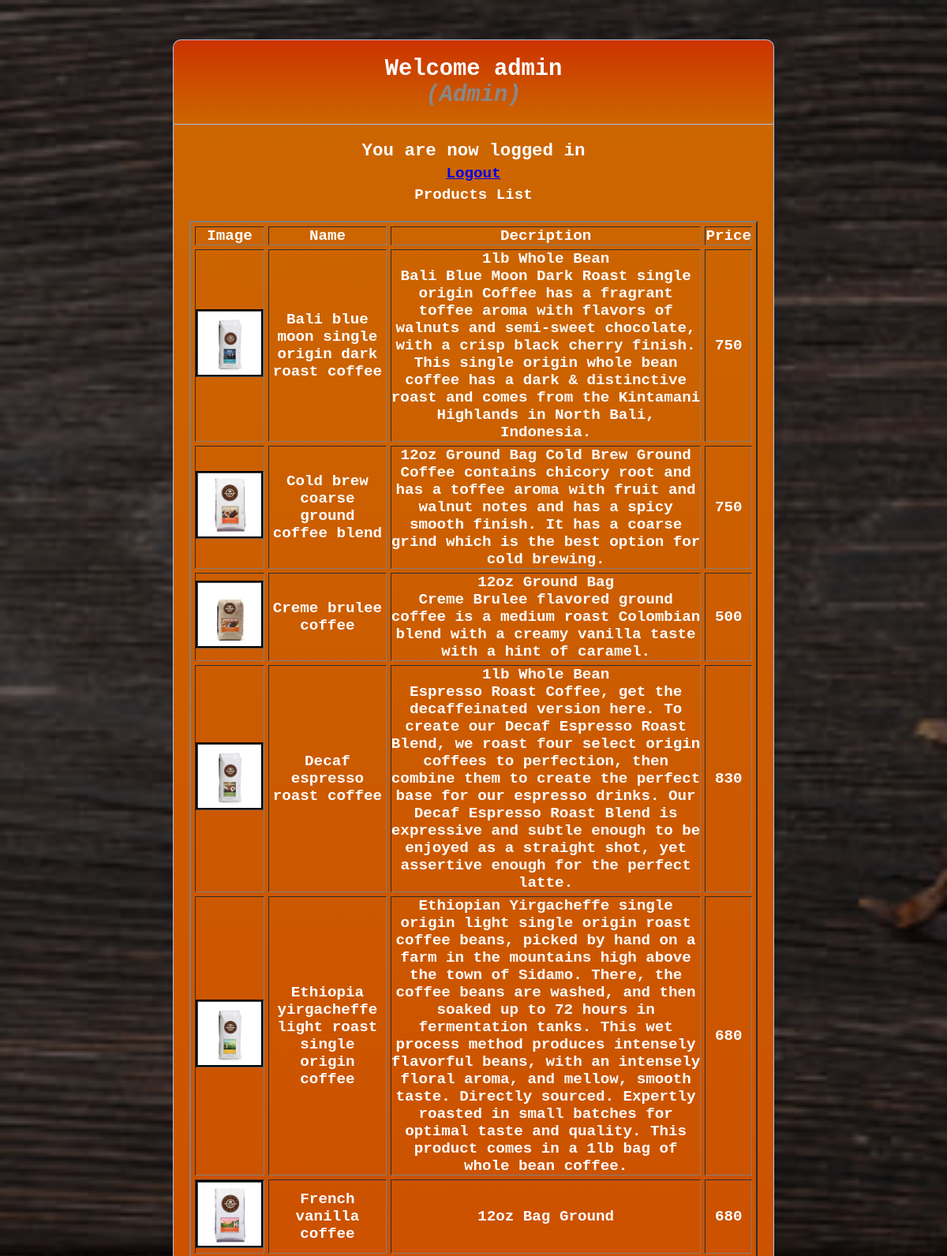
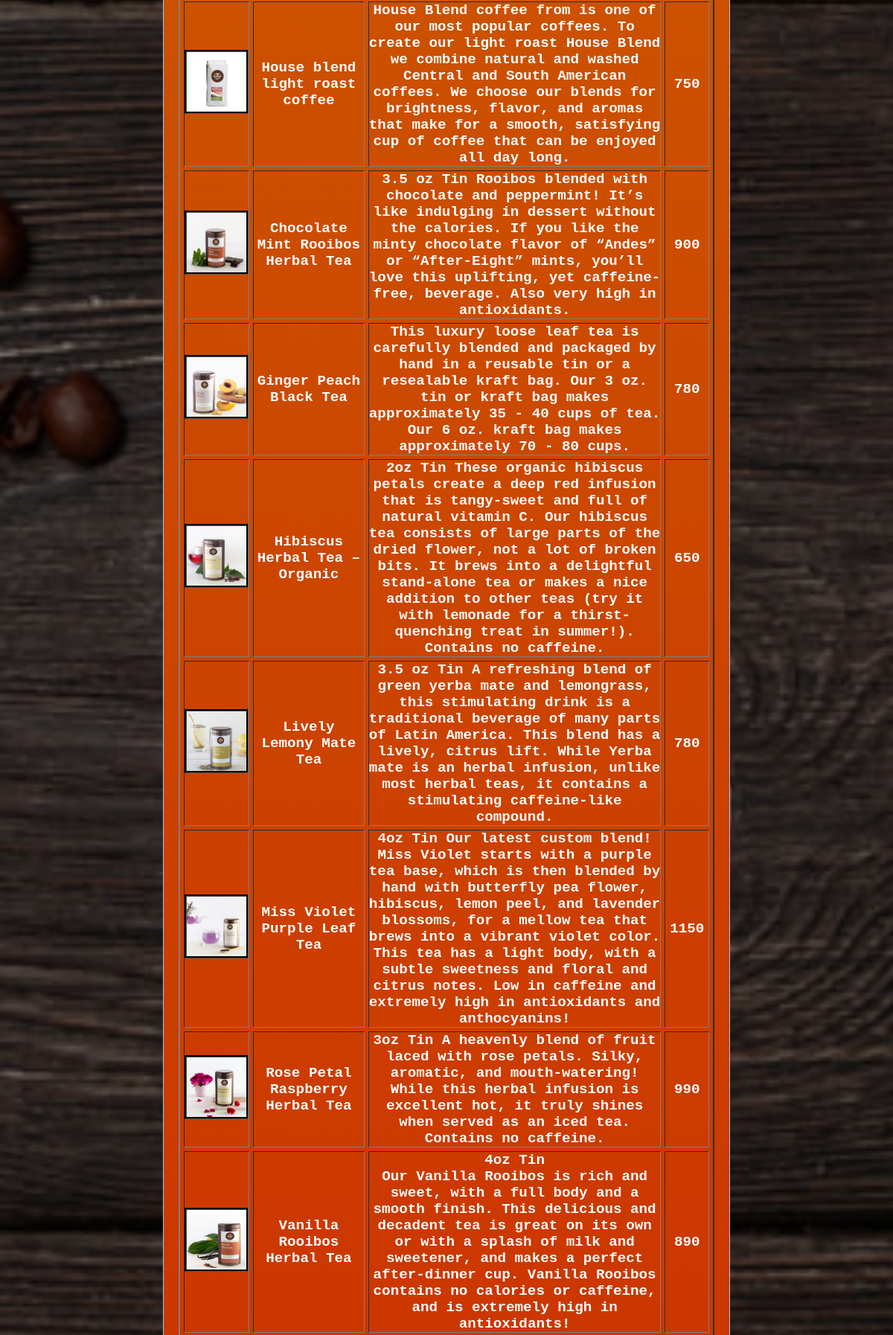
Screenshot of /user.php (signed in, upper part) with the database file from the repository (2 pictures, top to bottom).
### tables this page shows
CREATE TABLE `products` (
  `product_id` int(100) NOT NULL,
  `cat_id` int(100) NOT NULL,
  `product_title` varchar(255) NOT NULL,
  `product_price` int(100) NOT NULL,
  `product_desc` varchar(5000) NOT NULL,
  `product_image` text NOT NULL
);

### user.php (the view, shortened to what this page needs)
<?php
	include("admin/includes/db_conn.php");
?>
<!DOCTYPE html>
<html>
<head>
</head>
<body>
 <div class="header">
    <h2>Welcome <?php
            if (isset($_SESSION['user'])) : ?>
              <strong><?php echo $_SESSION['user']['username']; ?>
    	<br><i  style="color: #888;">(<?php echo ucfirst($_SESSION['user']['user_type']); ?>)</i></h2>
  </div>
  <div class="content" align="center">
    <?php if (isset($_SESSION['success'])) : ?>
      <div class="error success" >
        <h3>
          <?php
            echo $_SESSION['success'];
          ?>
        </h3>
      </div>
    <?php endif ?>
    <div class="profile_info">
      <div>
      <a href="user.php?logout='1'">Logout</a>
        <?php
        endif
        ?>
      </div>
    </div>
			        <div class="col-md-14">
            <div class="card ">
              <div class="card-header card-header-primary">
                <h4 class="card-title"> Products List</h4>
                <br>
              </div>
              <div class="card-body">
                <div class="table-responsive ps">
                  <table class="table tablesorter" border="2" cellspacing="5" cellpadding="5">
                    <thead class=" text-primary">
                      <tr>
                      	<th>Image</th>
                      	<th>Name</th>
                      	<th>Decription</th>
                      	<th>Price</th>
                      </tr>
                  </thead>
                   <tbody>
                      <?php
                        $result=mysqli_query($conn,"select product_id, product_image, product_title, product_desc, product_price from products") or die ("query 1 incorrect.....");
                        while(list($product_id,$image,$product_name, $product_desc, $price)=mysqli_fetch_array($result))
                        {
                        echo "
                        <tr>
                        <td><img src='admin/product_images/$image' style='width:80px; height:80px; border:groove #000'></td>
                        <td>$product_name</td>
                        <td>$product_desc</td>
                        <td>$price</td>
                        </tr>";
                        }
                        ?>
                    </tbody>
                  </table>
                </div>
              </div>
            </div>
          </div>
	</div>
</body>
</html>

### user.php (style rules this page uses)
* { margin: 0px; padding: 0px; }
body { font-size: 120%; font-family: 'Courier New', monospace; background-image: linear-gradient(rgba(0,0,0,.5), rgba(0,0,0,.5)), url(img/bg.jpg); background-position: center; background-size: cover; background-attachment: fixed; color: white; }
.content { width: 60%; margin: 0px auto; padding: 20px; border: 1px solid #B0C4DE; background: linear-gradient(to bottom, #cc6600 0%, #cc3300 100%); border-radius: 0px 0px 10px 10px; }
.header { width: 60%; margin: 50px auto 0px; color: white; text-align: center; border: 1px solid #B0C4DE; border-bottom: none; border-radius: 10px 10px 0px 0px; padding: 20px; background: linear-gradient(to top, #cc6600 0%, #cc3300 100%); }
.profile_info div { display: inline-block; margin: 5px; text-align: center; }
table { text-align: center; width: 100%; }

### rows the page displays
products: product_image (picture), product_title "Bali blue moon single origin dark roast coffee", product_desc "1lb Whole Bean Bali Blue Moon Dark Roast single origin Coffee has a fragrant toffee aroma with flavors of walnuts and semi-sweet chocolate, with a crisp black cherry finish. This single origin whole bean coffee has a dark & distinctive roast and comes from the Kintamani Highlands in North Bali, Indonesia.", product_price "750"
products: product_image (picture), product_title "Cold brew coarse ground coffee blend", product_desc "12oz Ground Bag Cold Brew Ground Coffee contains chicory root and has a toffee aroma with fruit and walnut notes and has a spicy smooth finish. It has a coarse grind which is the best option for cold brewing.", product_price "750"
products: product_image (picture), product_title "Creme brulee coffee", product_desc "12oz Ground Bag Creme Brulee flavored ground coffee is a medium roast Colombian blend with a creamy vanilla taste with a hint of caramel.", product_price "500"
products: product_image (picture), product_title "Decaf espresso roast coffee", product_desc "1lb Whole Bean Espresso Roast Coffee, get the decaffeinated version here. To create our Decaf Espresso Roast Blend, we roast four select origin coffees to perfection, then combine them to create the perfect base for our espresso drinks. Our Decaf Espresso Roast Blend is expressive and subtle enough to be enjoyed as a straight shot, yet assertive enough for the perfect latte.", product_price "830"
products: product_image (picture), product_title "Ethiopia yirgacheffe light roast single origin coffee", product_desc "Ethiopian Yirgacheffe single origin light single origin roast coffee beans, picked by hand on a farm in the mountains high above the town of Sidamo. There, the coffee beans are washed, and then soaked up to 72 hours in fermentation tanks. This wet process method produces intensely flavorful beans, with an intensely floral aroma, and mellow, smooth taste. Directly sourced. Expertly roasted in small batches for optimal taste and quality. This product comes in a 1lb bag of whole bean coffee.", product_price "680"
products: product_image (picture), product_title "French vanilla coffee", product_desc "12oz Bag Ground", product_price "680"
products: product_image (picture), product_title "House blend light roast coffee", product_desc "House Blend coffee from is one of our most popular coffees. To create our light roast House Blend we combine natural and washed Central and South American coffees. We choose our blends for brightness, flavor, and aromas that make for a smooth, satisfying cup of coffee that can be enjoyed all day long.", product_price "750"
products: product_image (picture), product_title "Chocolate Mint Rooibos Herbal Tea", product_desc "3.5 oz Tin Rooibos blended with chocolate and peppermint! It’s like indulging in dessert without the calories. If you like the minty chocolate flavor of “Andes” or “After-Eight” mints, you’ll love this uplifting, yet caffeine-free, beverage. Also very high in antioxidants.", product_price "900"
products: product_image (picture), product_title "Ginger Peach Black Tea", product_desc "This luxury loose leaf tea is carefully blended and packaged by hand in a reusable tin or a resealable kraft bag. Our 3 oz. tin or kraft bag makes approximately 35 - 40 cups of tea. Our 6 oz. kraft bag makes approximately 70 - 80 cups.", product_price "780"
products: product_image (picture), product_title "Hibiscus Herbal Tea – Organic", product_desc "2oz Tin These organic hibiscus petals create a deep red infusion that is tangy-sweet and full of natural vitamin C. Our hibiscus tea consists of large parts of the dried flower, not a lot of broken bits. It brews into a delightful stand-alone tea or makes a nice addition to other teas (try it with lemonade for a thirst-quenching treat in summer!). Contains no caffeine.", product_price "650"
products: product_image (picture), product_title "Lively Lemony Mate Tea", product_desc "3.5 oz Tin A refreshing blend of green yerba mate and lemongrass, this stimulating drink is a traditional beverage of many parts of Latin America. This blend has a lively, citrus lift. While Yerba mate is an herbal infusion, unlike most herbal teas, it contains a stimulating caffeine-like compound.", product_price "780"
products: product_image (picture), product_title "Miss Violet Purple Leaf Tea", product_desc "4oz Tin Our latest custom blend! Miss Violet starts with a purple tea base, which is then blended by hand with butterfly pea flower, hibiscus, lemon peel, and lavender blossoms, for a mellow tea that brews into a vibrant violet color. This tea has a light body, with a subtle sweetness and floral and citrus notes. Low in caffeine and extremely high in antioxidants and anthocyanins!", product_price "1150"
products: product_image (picture), product_title "Rose Petal Raspberry Herbal Tea", product_desc "3oz Tin A heavenly blend of fruit laced with rose petals. Silky, aromatic, and mouth-watering! While this herbal infusion is excellent hot, it truly shines when served as an iced tea. Contains no caffeine.", product_price "990"
products: product_image (picture), product_title "Vanilla Rooibos Herbal Tea", product_desc "4oz Tin Our Vanilla Rooibos is rich and sweet, with a full body and a smooth finish. This delicious and decadent tea is great on its own or with a splash of milk and sweetener, and makes a perfect after-dinner cup. Vanilla Rooibos contains no calories or caffeine, and is extremely high in antioxidants!", product_price "890"

### other values shown
$_SESSION['user']['username'] "admin"
$_SESSION['user']['user_type'] "Admin"
$_SESSION['success'] "You are now logged in"
